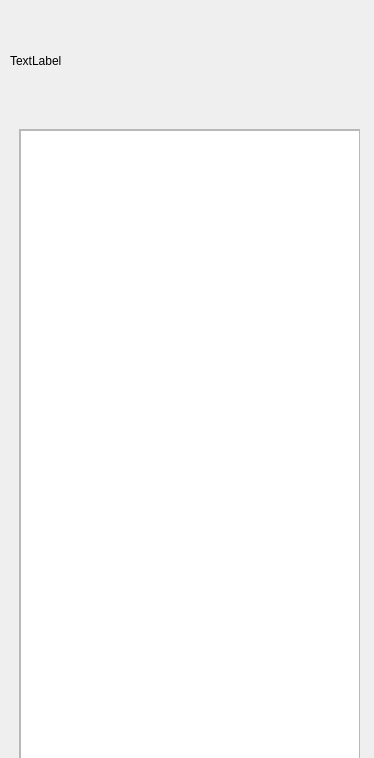
<?xml version="1.0" encoding="UTF-8"?>
<ui version="4.0">
 <class>mainList</class>
 <widget class="QWidget" name="mainList">
  <property name="geometry">
   <rect>
    <x>0</x>
    <y>0</y>
    <width>374</width>
    <height>758</height>
   </rect>
  </property>
  <property name="windowTitle">
   <string>Form</string>
  </property>
  <widget class="AvatarWidget" name="label">
   <property name="geometry">
    <rect>
     <x>10</x>
     <y>40</y>
     <width>61</width>
     <height>41</height>
    </rect>
   </property>
   <property name="text">
    <string>TextLabel</string>
   </property>
  </widget>
  <widget class="ScrollArea" name="scrollArea">
   <property name="geometry">
    <rect>
     <x>19</x>
     <y>129</y>
     <width>341</width>
     <height>631</height>
    </rect>
   </property>
   <property name="widgetResizable">
    <bool>true</bool>
   </property>
   <widget class="QWidget" name="scrollAreaWidgetContents">
    <property name="geometry">
     <rect>
      <x>0</x>
      <y>0</y>
      <width>339</width>
      <height>629</height>
     </rect>
    </property>
    <widget class="ListWidget" name="listWidget">
     <property name="geometry">
      <rect>
       <x>0</x>
       <y>0</y>
       <width>341</width>
       <height>631</height>
      </rect>
     </property>
    </widget>
   </widget>
  </widget>
 </widget>
 <customwidgets>
  <customwidget>
   <class>AvatarWidget</class>
   <extends>QLabel</extends>
   <header>qfluentwidgets</header>
  </customwidget>
  <customwidget>
   <class>ListWidget</class>
   <extends>QListWidget</extends>
   <header>qfluentwidgets</header>
  </customwidget>
  <customwidget>
   <class>ScrollArea</class>
   <extends>QScrollArea</extends>
   <header>qfluentwidgets</header>
   <container>1</container>
  </customwidget>
 </customwidgets>
 <resources/>
 <connections/>
</ui>
